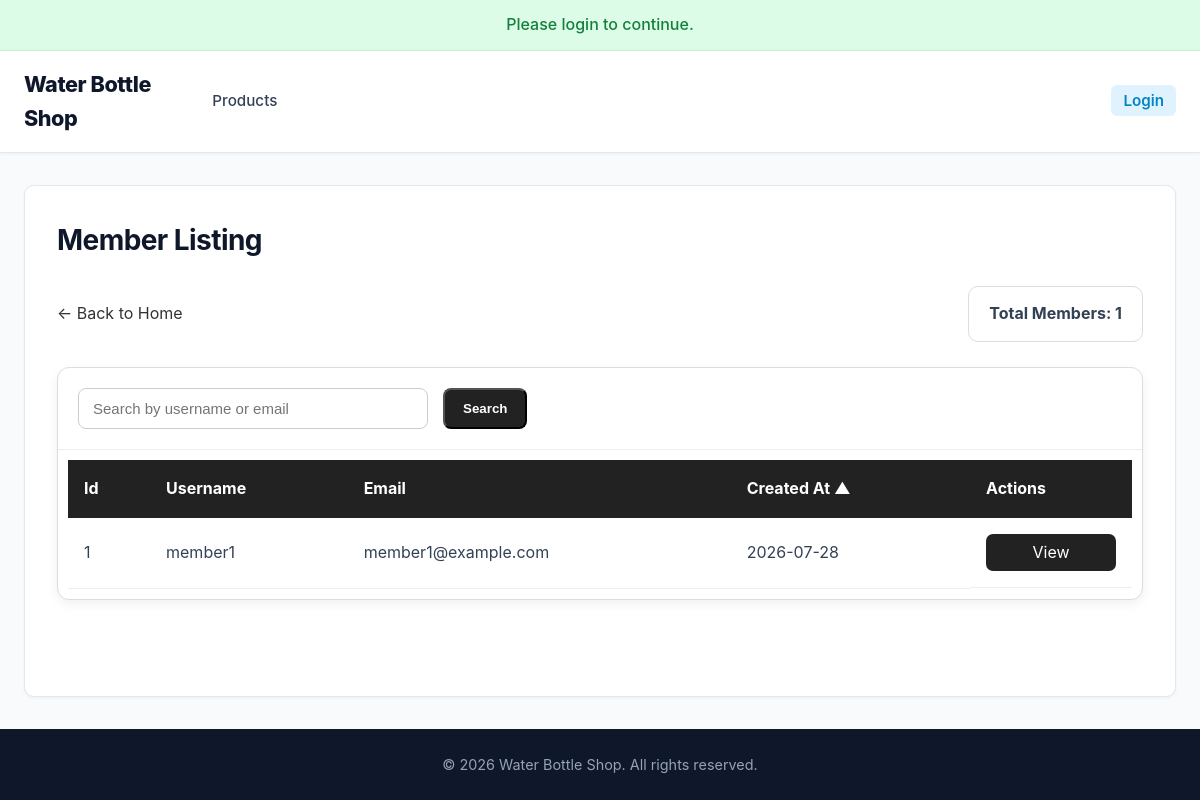
Screenshot of /pages/admin/member_listing.php with the database file from the repository.
### tables this page shows
CREATE TABLE `users` (
  `user_id` INT(11) NOT NULL AUTO_INCREMENT,
  `username` VARCHAR(50) NOT NULL UNIQUE,
  `email` VARCHAR(100) NOT NULL UNIQUE,
  `password` VARCHAR(255) NOT NULL,
  `role` ENUM('admin', 'member') NOT NULL DEFAULT 'member',
  `created_at` TIMESTAMP DEFAULT CURRENT_TIMESTAMP,
  PRIMARY KEY (`user_id`)
);

### _base.php (called while the page is built, shortened)
<?php
function req($key, $value = null) {
    $value = $_REQUEST[$key] ?? $value;
    return is_array($value) ? array_map('trim', $value) : trim($value);
}
function encode($value) {
    return htmlentities($value);
}

### pages/admin/member_listing.php (the view, shortened to what this page needs)
<?php
require_once '../../_base.php';
include '../../_head.php';
$userFields = [
    'user_id'       => 'Id',
    'username'      => 'Username',
    'email'         => 'Email',
    'created_at'    => 'Created At',
];
$search = trim(req('search', ''));
$sort = req('sort', '');
key_exists($sort, $userFields) || $sort = 'created_at';
$dir = req('dir', '');
in_array($dir, ['asc', 'desc']) || $dir = 'asc';
$page = max(1, intval(req('page', 1)));
$pageSize = 10;
$pageOffset = ($page - 1) * $pageSize;
$selectSQL = "SELECT user_id, username, email, created_at";
$countSQL = "SELECT COUNT(*) AS total_members";
$baseSQL = "
    FROM users
    WHERE 1=1
    AND role = 'member'
    AND (username LIKE '%{$search}%' OR email LIKE '%{$search}%')
";
$orderSQL = "ORDER BY {$sort} {$dir}";
$paginationSQL = "LIMIT {$pageSize} OFFSET {$pageOffset}";
$total_members = $_db->query("{$countSQL} {$baseSQL}")->fetchColumn();
$total_pages = max(1, (int) ceil($total_members / $pageSize));
$page > $total_pages && $page = $total_pages;
$members = $_db->query("{$selectSQL} {$baseSQL} {$orderSQL} {$paginationSQL}")->fetchAll(PDO::FETCH_ASSOC);
?>
<link rel="stylesheet" href="../../css/admin.css">
<link rel="stylesheet" href="../../css/main.css">
<link rel="stylesheet" href="../../css/orders.css">
<div class="admin-orders-page">
    <div class="page-header" style="justify-content: space-between;">
        <a class="back-link" href="/" style="margin: 0px;">
            ← Back to Home
        </a>
        <div class="order-count">
            Total Members: <?= $total_members ?>
        </div>
    </div>
    <div class="admin-order-card">
        <div class="table-tools" style="justify-content: normal;">
            <input
                id="searchInput"
                type="text"
                class="search-box"
                placeholder="Search by username or email"
                value="<?= encode($search) ?>"
            >
            <button id="searchBtn" class="add-button">
                Search
            </button>
        </div>
        <div style="margin: 10px;">
            <table class="admin-order-table">
                <thead>
                    <tr>
                        <?php foreach ($userFields as $field => $label): ?>
                            <th data-field="<?= encode($field) ?>" style="cursor: pointer;">
                                <?= encode($label) ?>
                                <?php if ($sort == $field): ?>
                                    <?= $dir == 'asc' ? '▲' : '▼' ?>
                                <?php endif; ?>
                            </th>
                        <?php endforeach; ?>
                        <th>Actions</th>
                    </tr>
                </thead>
                <tbody>
                    <?php if ($total_members < 1): ?>
                        <tr>
                            <td colspan="<?= count($userFields) ?>" class="no-orders">
                                No members found.
                            </td>
                        </tr>
                    <?php else: ?>
                        <?php foreach ($members as $member): ?>
                            <tr>
                                <?php foreach ($userFields as $field => $label): ?>
                                    <td>
                                        <?php if ($field == 'created_at'): ?>
                                            <?= date('Y-m-d', strtotime($member[$field])) ?>
                                        <?php else: ?>
                                            <?= encode($member[$field]) ?>
                                        <?php endif; ?>
                                    </td>
                                <?php endforeach; ?>
                                <td class="action-buttons">
                                    <a href="member_details.php?id=<?= $member['user_id'] ?>&page=<?= $page ?>"
                                    class="btn-view" style="text-align: center; font-size: medium;">
                                        View
                                    </a>
                                </td>
                            </tr>
                        <?php endforeach; ?>
                    <?php endif; ?>
                </tbody>
            </table>
        </div>
    </div>
</div>
<?php include '../../_foot.php'; ?>

### css/main.css (style rules this page uses)
:root { --primary: #0284c7; --primary-hover: #0369a1; --primary-light: #e0f2fe; --dark: #0f172a; --text-main: #334155; --text-muted: #64748b; --bg-main: #f8fafc; --card-bg: #ffffff; --border-color: #e2e8f0; --shadow-sm: 0 1px 3px rgba(0,0,0,0.05); --shadow-md: 0 4px 12px rgba(0,0,0,0.08); --shadow-lg: 0 10px 25px rgba(0,0,0,0.12); --radius: 10px; --transition: all 0.2s cubic-bezier(0.4, 0, 0.2, 1); }
* { box-sizing: border-box; }
html, body { min-height: 100%; }
body { margin: 0; min-height: 100vh; display: flex; flex-direction: column; font-family: -apple-system, BlinkMacSystemFont, "Segoe UI", Roboto, "Helvetica Neue", Arial, sans-serif; line-height: 1.6; color: var(--text-main); background-color: var(--bg-main); }

### css/admin.css (style rules this page uses)
.page-header { display: flex; justify-content: space-between; align-items: center; gap: 20px; margin-bottom: 25px; }
.table-tools { display: flex; justify-content: space-between; align-items: center; gap: 15px; padding: 20px; border-bottom: 1px solid #e5e5e5; flex-wrap: wrap; }
.search-box { width: 300px; padding: 11px 14px; border: 1px solid #cccccc; border-radius: 8px; font-size: 15px; }
.add-button { display: inline-block; padding: 11px 18px; background: #222; color: white; text-decoration: none; border-radius: 8px; font-weight: bold; transition: .2s; }
.action-buttons { display: grid; gap: 8px; padding-top:10px; }
.btn-view,.btn-edit,.btn-delete { padding: 6px 10px;border-radius: 7px;text-decoration: none; color: white; font-size: 12px; transition: .2s; }
.btn-view { background: #222; }
.back-link { display: inline-block; margin-top: 20px; color: #333; text-decoration: none; }

### css/orders.css (style rules this page uses)
.admin-orders-page { width: 100%; }
.page-header { display: flex; justify-content: flex-end; align-items: center; margin-bottom: 25px; }
.order-count { padding: 14px 20px; background-color: #ffffff; border: 1px solid #dddddd; border-radius: 10px; font-weight: bold; }
.admin-order-card { overflow: hidden; background-color: #ffffff; border: 1px solid #dddddd; border-radius: 12px; box-shadow: 0 4px 12px rgba(0, 0, 0, 0.06); }
.table-tools { padding: 20px; border-bottom: 1px solid #eeeeee; }
.search-box { width: 100%; max-width: 350px; padding: 11px 14px; border: 1px solid #cccccc; border-radius: 8px; font-size: 15px; }
.admin-order-table { width: 100%; min-width: 850px; border-collapse: collapse; }
.admin-order-table th { padding: 16px; background-color: #222222; color: #ffffff; text-align: left; }
.admin-order-table td { padding: 16px; border-bottom: 1px solid #eeeeee; }
.back-link { display: inline-block; margin-top: 20px; color: #333333; text-decoration: none; }

### rows the page displays
users: user_id "1", username "member1", email "member1@example.com", created_at "2026-07-28"

### other values shown
temp('info') "Please login to continue."
$_title "Member Listing"
$total_members "1"
encode($label) "Id"
encode($label) "Username"
encode($label) "Email"
encode($label) "Created At"
